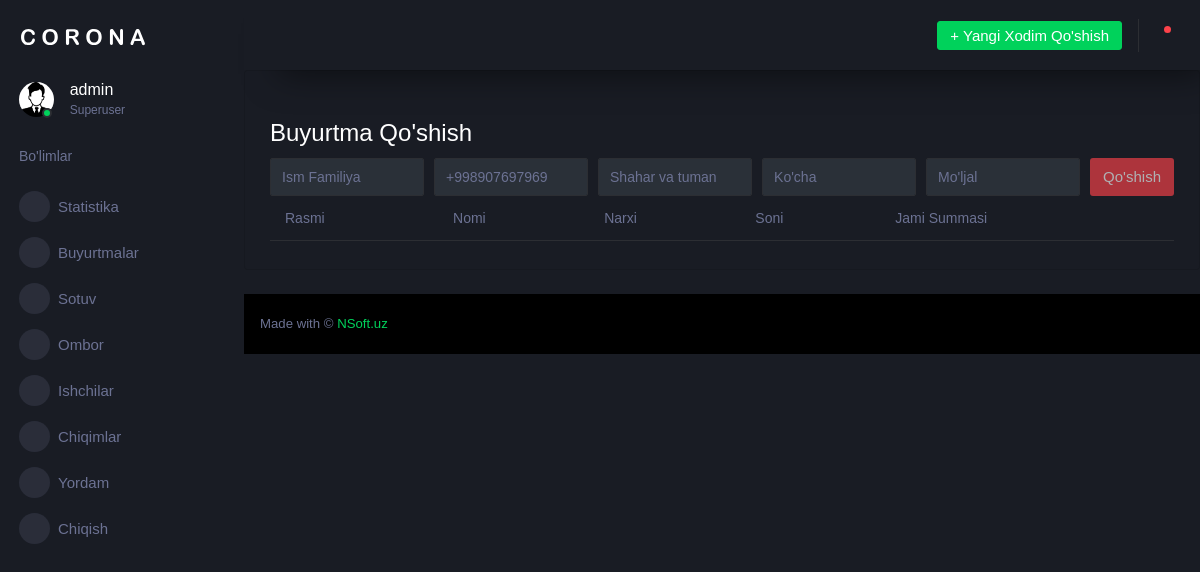
The page /crm/sale (signed in) on the database as committed earlier.
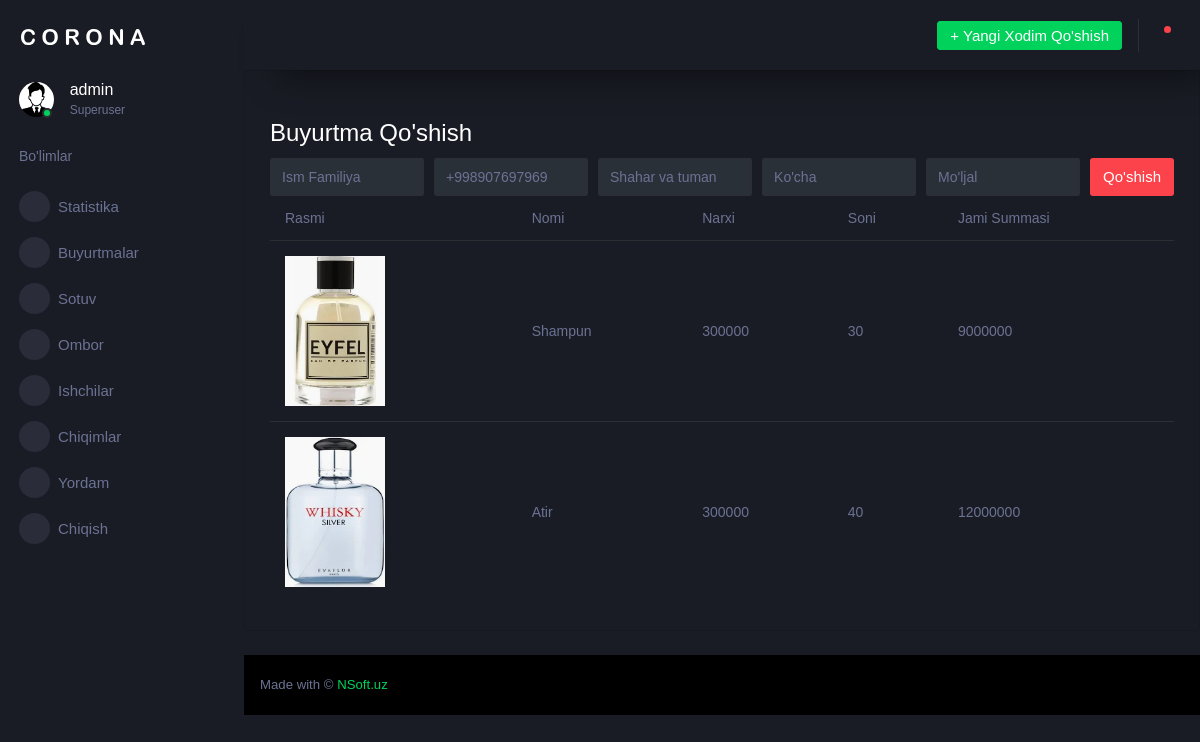
The same page on the database as committed later.
### crm/models.py (models this page shows, shortened)
class CustomUser(AbstractUser):
    is_seller = models.BooleanField(default=False)
    is_deliver = models.BooleanField(default=False)
    is_warehouseworker = models.BooleanField(default=False)

### sale/models.py (models this page shows)
class SailItems(models.Model):
    product = models.ForeignKey(Product, on_delete=models.CASCADE,blank=True, null=True, verbose_name="Mahsulot")
    quantity = models.PositiveBigIntegerField(default=0,verbose_name="Miqdori")
    user = models.ForeignKey(CustomUser,blank=True, on_delete=models.DO_NOTHING, related_name="sail_items")
    def overall_price(self):
        return self.product.price * self.quantity

### shop/models.py (models this page shows, shortened)
class Product(models.Model):
    name = models.CharField(max_length=100, verbose_name="Nomi")
    image = models.ImageField(upload_to="mahsulotlar/",null=True)
    amount = models.CharField(max_length=100, verbose_name="Miqdori")
    sold_amount = models.PositiveIntegerField(default=0)
    price = models.PositiveBigIntegerField(default=0, verbose_name="Narxi")
    description = models.CharField(max_length=300, verbose_name="Tavsifi")
    discount = models.PositiveIntegerField(default=0)
    date_added = models.DateTimeField(auto_now_add=True, verbose_name="Qo'shilgan_sanasi")
    category = models.ForeignKey(Category, on_delete=models.CASCADE ,related_name="products", verbose_name="kategoriyasi")

### sale/views.py (the view, shortened to what this page needs)
# urls.py: path("", views.SaleMain.as_view(), name="sale_main"),
@method_decorator(login_required, name='dispatch')
class SaleMain(View):
    template_name = "sale/sale.html"
    def get_context_data(self, **kwargs):
        context = {
            "products" : models.SailItems.objects.all()
        }
        return context
    def get(self, request):
        context = self.get_context_data()
        return render(request, self.template_name, context)

### crm/context_pro.py (called while the page is built)
def notifications(request):
    try:
        notification = Notification.objects.filter(order__status="Active")
    except Notification.DoesNotExist:
        notification = ""
    return {
        'notifications': notification,
    }

### shop/context_processors.py (called while the page is built)
def wishlist_count(request):
    session_key = request.session.session_key
    items = [i for i in models.WishlistItem.objects.filter(session_key = session_key)]
    cart_items = [i for i in models.CartItems.objects.filter(session_key = session_key)]
    return {
        "count_wishlist":len(items),
        "items":[i.product_id for i in items],
        "cart_items": len(cart_items)
        }

### templates/sale/sale.html (shortened to what this page needs)
{% extends 'admin_wrapper.html' %}
{% block content %}
<div class="row">
    <div class="col-lg-12 grid-margin stretch-card">
      <div class="card">
        <div class="card-body">
            <div style="margin-top: 20px;">
                <h3>Buyurtma Qo'shish</h3>
                <form method="POST" enctype="multipart/form-data"  style="width: 100%;display: flex;column-gap: 10px; margin-top: 10px;">
                      <div>
                        <input type="text" class="form-control" id="exampleInputEmail1" placeholder="Ism Familiya" name="customer_name" required>
                      </div>
                      <div>
                        <input type="text" class="form-control" id="exampleInputPassword1" placeholder="+998907697969" name="customer_phone" required>
                      </div>
                      <div>
                          <input type="text" class="form-control" id="exampleInputPassword1" placeholder="Shahar va tuman" name="customer_city_region" required>
                      </div>
                      <div>
                          <input type="text" class="form-control" id="exampleInputPassword1" placeholder="Ko'cha" name="customer_street" required>
                      </div>
                      <div>
                          <input type="text" class="form-control" id="exampleInputPassword1" placeholder="Mo'ljal" name="customer_target" required>
                      </div>
                      {% if products %}
                        <button type="submit" class="btn bg-danger" name="order">Qo'shish</button>
                      {% else %}
                      <button type="submit" class="btn bg-danger" name="order" disabled>Qo'shish</button>
                      {% endif %}
                </form>
              </div>
          <div class="table-responsive">
            <table class="table table-hover" style="overflow: visible;">
              <thead>
                <tr>
                  <th>Rasmi</th>
                  <th>Nomi</th>
                  <th>Narxi</th>
                  <th>Soni</th>
                  <th>Jami Summasi</th>
                </tr>
              </thead>
              <tbody>
                {% for i in products %}
                <tr>
                  <td>
                    <img src="{{ i.product.image.url }}" alt="ProductImage" style="border-radius: 0;width: 100px;height: 150px;">
                  </td>
                  <td>{{ i.product.name }}</td>
                  <td>{{ i.product.price }}</td>
                  <td>{{ i.quantity }}</td>
                  <td>{{ i.overall_price }}</td>
                </tr>
                {% endfor %}
              </tbody>
            </table>
          </div>
        </div>
      </div>
    </div>
  </div>
{% endblock content %}

### templates/admin_wrapper.html (shortened to what this page needs)
<!DOCTYPE html>
{% load static %}
<html lang="en">
  <head>
    <link rel="stylesheet" href="{% static 'crm/assets/vendors/mdi/css/materialdesignicons.min.css' %}">
    <link rel="stylesheet" href="{% static 'crm/assets/vendors/css/vendor.bundle.base.css' %}">
    <link rel="stylesheet" href="{% static 'crm/assets/vendors/jvectormap/jquery-jvectormap.css' %}">
    <link rel="stylesheet" href="{% static 'crm/assets/vendors/flag-icon-css/css/flag-icon.min.css' %}">
    <link rel="stylesheet" href="{% static 'crm/assets/vendors/owl-carousel-2/owl.carousel.min.css' %}">
    <link rel="stylesheet" href="{% static 'crm/assets/vendors/owl-carousel-2/owl.theme.default.min.css' %}">
    <link rel="stylesheet" href="{% static 'crm/assets/css/style.css' %}">
  </head>
  <body>
    <div class="container-scroller">
      <nav class="sidebar sidebar-offcanvas" id="sidebar">
        <div class="sidebar-brand-wrapper d-none d-lg-flex align-items-center justify-content-center fixed-top">
          <a class="sidebar-brand brand-logo" href="{% url 'crm:statistics' %}"><img src="{% static 'crm/assets/images/logo.svg' %}" alt="logo" /></a>
        </div>
        <ul class="nav">
          <li class="nav-item profile">
            <div class="profile-desc">
              <div class="profile-pic">
                <div class="count-indicator">
                  <img class="img-xs rounded-circle " src="{% static 'crm/assets/images/faces/download (1).png' %}" alt="">
                  <span class="count bg-success"></span>
                </div>
                <div class="profile-name">
                  <h5 class="mb-0 font-weight-normal">{{ request.user.username }}</h5>
                  {% if request.user.is_staff %}
                  <span>Superuser</span>
                  {% elif request.user.is_seller %}
                  <span>Sotuvchi</span>
                  {% elif request.user.is_deliver %}
                  <span>Yetkazib Beruvchi</span>
                  {% else %}
                  <span>Ombor Hodimi</span>
                  {% endif %}
                </div>
              </div>
            </div>
          </li>
          <li class="nav-item nav-category">
            <span class="nav-link">Bo'limlar</span>
          </li>
          <li class="nav-item menu-items">
            <a class="nav-link" href="{% url 'crm:statistics' %}">
              <span class="menu-icon">
                <i class="mdi mdi-speedometer"></i>
              </span>
              <span class="menu-title">Statistika</span>
            </a>
          </li>
          <li class="nav-item menu-items">
            <a class="nav-link" data-toggle="collapse" href="#ui-basic" aria-expanded="false" aria-controls="ui-basic">
              <span class="menu-icon">
                <i class="mdi mdi-laptop"></i>
              </span>
              <span class="menu-title">Buyurtmalar</span>
              <i class="menu-arrow"></i>
            </a>
          </li>
          <li class="nav-item menu-items">
            <a class="nav-link" href="{% url 'sale:sale_main' %}">
              <span class="menu-icon">
                <i class="mdi mdi-playlist-play"></i>
              </span>
              <span class="menu-title">Sotuv</span>
            </a>
          </li>
          <li class="nav-item menu-items">
            <a class="nav-link" href="{% url 'warehouse:warehouse_main' %}">
              <span class="menu-icon">
                <i class="mdi mdi-table-large"></i>
              </span>
              <span class="menu-title">Ombor</span>
            </a>
          </li>
          <li class="nav-item menu-items">
            <a class="nav-link" href="{% url 'workers:workers_main' %}">
              <span class="menu-icon">
                <i class="mdi mdi-chart-bar"></i>
              </span>
              <span class="menu-title">Ishchilar</span>
            </a>
          </li>
          <li class="nav-item menu-items">
            <a class="nav-link"  href="{% url 'expances:expance_main' %}">
              <span class="menu-icon">
                <i class="mdi mdi-contact-mail"></i>
              </span>
              <span class="menu-title">Chiqimlar</span>
            </a>
          </li>
          <li class="nav-item menu-items">
            <a class="nav-link"  href="https://t.me/Saidjalol10">
              <span class="menu-icon">
                <i class="mdi mdi-contact-mail"></i>
              </span>
              <span class="menu-title">Yordam</span>
            </a>
          </li>
          <li class="nav-item menu-items">
            <a class="nav-link" href="{% url 'crm:logout' %}">
              <span class="menu-icon">
                <i class="mdi mdi-speedometer"></i>
              </span>
              <span class="menu-title">Chiqish</span>
            </a>
          </li>
        </ul>
      </nav>
      <div class="container-fluid page-body-wrapper">
        <nav class="navbar p-0 fixed-top d-flex flex-row">
          <div class="navbar-menu-wrapper flex-grow d-flex align-items-stretch">
            <button class="navbar-toggler navbar-toggler align-self-center" type="button" data-toggle="minimize">
              <span class="mdi mdi-menu"></span>
            </button>
            <ul class="navbar-nav navbar-nav-right">
              <li class="nav-item dropdown d-none d-lg-block">
                <a class="nav-link btn btn-success create-new-button" id="createbuttonDropdown" data-toggle="dropdown" aria-expanded="false" href="#">+ Yangi Xodim Qo'shish</a>
              </li>
              <li class="nav-item dropdown border-left">
                <a class="nav-link count-indicator dropdown-toggle" id="notificationDropdown" href="#" data-toggle="dropdown">
                  <i class="mdi mdi-bell"></i>
                  <span class="count bg-danger"></span>
                </a>
              </li>
            </ul>
          </div>
        </nav>
        <div class="main-panel">
            {% block content %} {% endblock content %}
            <footer class="footer">
              <div class="d-sm-flex justify-content-center justify-content-sm-between">
                <span class="text-muted d-block text-center text-sm-left d-sm-inline-block">Made with © <a href="https://naqshsoft.uz/">NSoft.uz</a></span>
              </div>
            </footer>
          </div>
      </div>
    </div>
  </body>
</html>

Rows that differ between the two databases and show on the page:
added SailItems: product.image (picture), product.name "Shampun", product.price "300000", quantity "30", overall_price "9000000"
added SailItems: product.image (picture), product.name "Atir", product.price "300000", quantity "40", overall_price "12000000"
